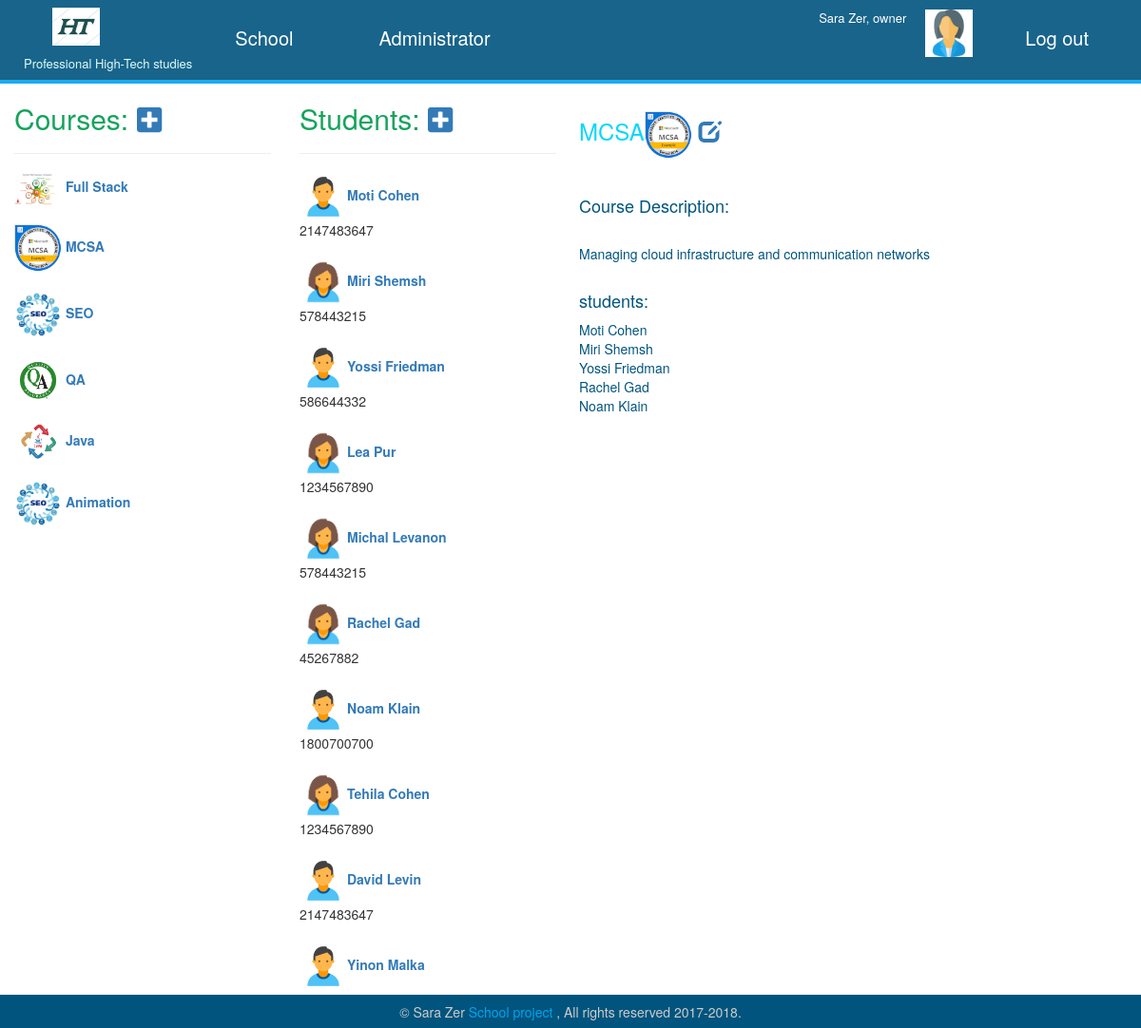
The page /index.php/?page=schoolView&action=courseDetails&id=2 (signed in) on the database its author committed.
### tables this page shows
CREATE TABLE `course` (
  `courseId` int(11) NOT NULL,
  `courseName` varchar(100) NOT NULL,
  `courseDesc` varchar(500) NOT NULL,
  `courseImage` varchar(250) NOT NULL
);

CREATE TABLE `student` (
  `studentId` int(11) NOT NULL,
  `studentName` varchar(100) NOT NULL,
  `studentPhone` int(11) NOT NULL,
  `studentEmail` varchar(100) NOT NULL,
  `studentImage` varchar(250) NOT NULL
);

### models/dal.php (called while the page is built, shortened)
<?php
    class DAL {
        private $servername = "localhost";
        private $username = "root";
        private $password = "";
        private $dbname = "school";
        function fetch($sql) {
            try {
                $conn = new PDO("mysql:host=$this->servername;dbname=$this->dbname", $this->username, $this->password);
                $conn->setAttribute(PDO::ATTR_ERRMODE, PDO::ERRMODE_EXCEPTION);
                $resultsArray = $conn->query($sql);
                return $resultsArray;
            }
            catch(PDOException $e)
            {
                return $e->getMessage();
            }
        }
    }
?>

### view/schoolView.php (the view, shortened to what this page needs)
<?php
require_once 'models/schoolModel.php';
Class SchoolRender {
    function ParmsView() {
        $render = new SchoolModel();
        echo '<div class="container-fluid">
                <div class="row">
                <div class="col-md-3">
                <h2>Courses:';
                if (empty($_SESSION)) {
                    echo '';
                } elseif (($_SESSION['role'] == 'owner') || ($_SESSION['role'] == 'manager')) {
                    echo ' <a href="'.DIR.'index.php?page=schoolView&action=insertNewCourse"><i class="fa fa-plus-square"></i></a>';
                };
                echo '</h2><hr>';
                    $displayCourses = $render->getCourses();
                    foreach ($displayCourses as $course) {
                        echo '<div><img src="'.DIR.'upload/'.$course['courseImage'].'"/><b><a href="'.DIR.'index.php/?page=schoolView&action=courseDetails&id='.$course['courseId'].'">'.' '.$course['courseName'] .
                         '</a></b><br><br></div>';
                    };
            echo '</div>
            <div class="col-md-3">
            <h2>Students:
            <a href="'.DIR.'index.php?page=schoolView&action=insertNewStudent"><i class="fa fa-plus-square"></a></i>
            </h2><hr>';
    $displayStudents = $render->getStudents();
            foreach ($displayStudents as $student) {
            echo '<div><img src="'.DIR.'upload/'.$student['studentImage'].'"/><b><a href="'.DIR.'index.php/?page=schoolView&action=studentDetails&id='.$student['studentId'].'">'
            . $student['studentName'] . '</a></b>'.' ' .'<br>'. $student['studentPhone'] .'</div><br/>';
        };
		echo '</div>
            <div class="col-md-5">';
    }
}
Class CourseView extends SchoolRender {
    function viewDetails($id) {
        $render = new SchoolModel();
        $show = $this->ParmsView();
        $displayCourse = $render->getCourse($id);
        foreach ($displayCourse as $course) {
            echo '<h3>'.$course['courseName']. '<img src="'.DIR.'upload/'.$course['courseImage'].'"/>';
            if (empty($_SESSION)) {
                echo '';
            } elseif (($_SESSION['role'] == 'owner') || ($_SESSION['role'] == 'manager')) {
                echo ' <a href="'.DIR.'index.php?page=schoolView&action=updateCourse&id='.$course['courseId'].'"><i class="glyphicon glyphicon-edit"></i></a>';
            }
            echo '</h3><br>
            <h4>Course Description: </h4></br>'.$course['courseDesc'].
            '<br><br>
            <h4> students:</h4>';
            $render->showCourseStudents($id);
        }
            echo '</div>
                </div>
                </div>';
    }
    }
?>

### models/schoolModel.php (shortened to what this page needs)
<?php
require_once 'dal.php';
class SchoolModel extends DAL{
    function getStudents(){
        $sql = "SELECT * FROM `student`";
        $studentTable = $this->fetch($sql);
        $resultArray = $studentTable->fetchAll(PDO::FETCH_ASSOC);
        return $resultArray;
    }
    function getCourses(){
        $sql = "SELECT * FROM `course`";
        $courseTable = $this->fetch($sql);
        $resultArray = $courseTable->fetchAll(PDO::FETCH_ASSOC);
        return $resultArray;
    }
    function getCourse($id) {
        $sql = "SELECT * FROM course WHERE courseId='".$id."'";
        $courseTable = $this->fetch($sql);
        $resultArray = $courseTable->fetchAll(PDO::FETCH_ASSOC);
        return $resultArray;
    }
    function showCourseStudents($id) {
        $studList = array ();
        $sql = "SELECT * FROM courses_students WHERE course_id='".$id."'";
        $c = $this->fetch($sql);
        $students = $c->fetchAll(PDO::FETCH_ASSOC);
        foreach ($students as $student) {
            array_push($studList, $student['student_id']);
        };
        for ($i=0; $i<count($studList); $i++) {
            $sql1 = "SELECT * FROM student WHERE studentId='".$studList[$i]."'";
            $showStuds = $this->fetch($sql1);
            $resultArray = $showStuds->fetchAll(PDO::FETCH_ASSOC);
            foreach ($resultArray as $student) {
                echo $student['studentName'] .'<br>';
            }
        };
    }
}
?>

### style.css (style rules this page uses)
img { width: 50px; }
.col-md-5 { padding: 9px; color: #00547E; }
h2 { color: rgb(20, 163, 92); font-weight: 900px; }
h3 { color: rgb(7, 215, 252); font-weight: 900px; }

### rows shown on the page
course: courseImage (picture), courseName "Full Stack"
course: courseImage (picture), courseName "MCSA", courseDesc "Managing cloud infrastructure and communication networks"
course: courseImage (picture), courseName "SEO"
course: courseImage (picture), courseName "QA"
course: courseImage (picture), courseName "Java"
course: courseImage (picture), courseName "Animation"
student: studentImage (picture), studentName "Moti Cohen", studentPhone "2147483647"
student: studentImage (picture), studentName "Miri Shemsh", studentPhone "578443215"
student: studentImage (picture), studentName "Yossi Friedman", studentPhone "586644332"
student: studentImage (picture), studentName "Lea Pur", studentPhone "1234567890"
student: studentImage (picture), studentName "Michal Levanon", studentPhone "578443215"
student: studentImage (picture), studentName "Rachel Gad", studentPhone "45267882"
student: studentImage (picture), studentName "Noam Klain", studentPhone "1800700700"
student: studentImage (picture), studentName "Tehila Cohen", studentPhone "1234567890"
student: studentImage (picture), studentName "David Levin", studentPhone "2147483647"
student: studentImage (picture), studentName "Yinon Malka"

### other values the page prints
$_SESSION['name'] "Sara Zer"
$_SESSION['role'] "owner"
